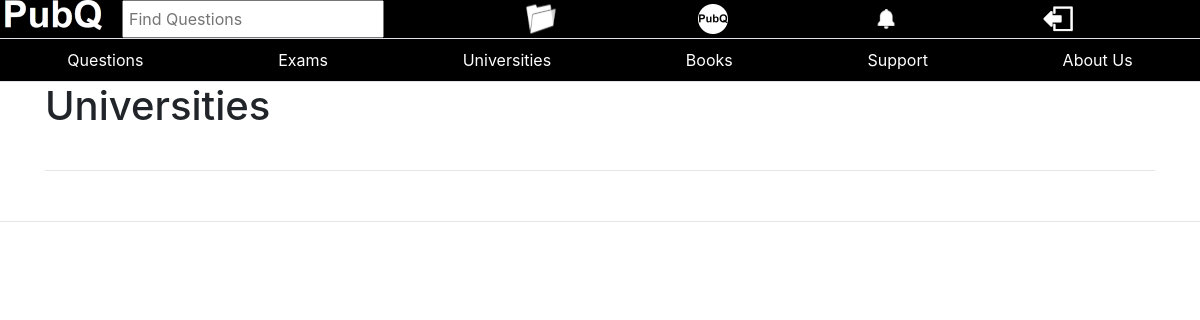
Before: /universities/ (signed in) with the older database file.
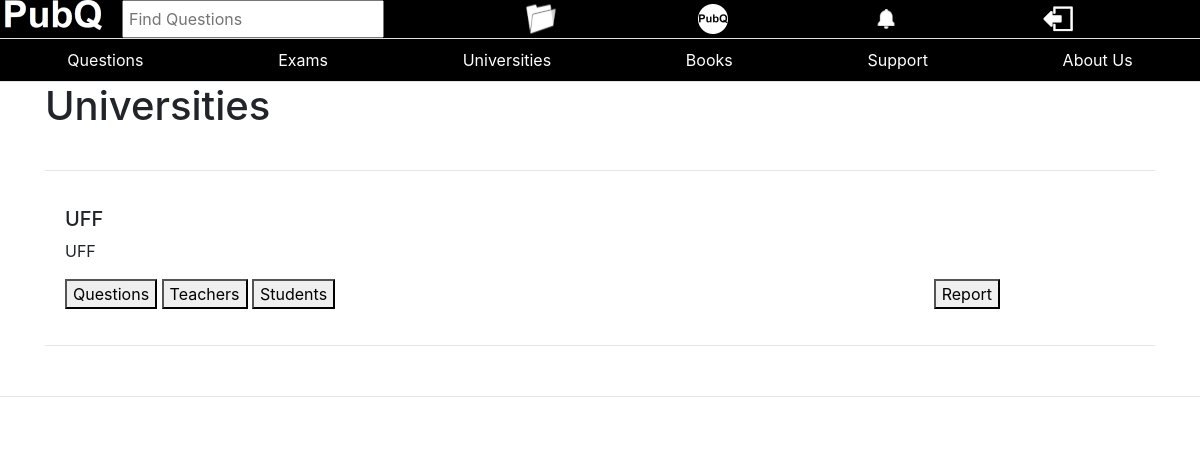
After: the same page with the newer database file.
### base/models.py (models this page shows, shortened)
class University(models.Model):
    profile_pic = models.ImageField(default="profile1.png", null=True, blank=True)
    date_created = models.DateTimeField(auto_now_add=True, null=True)
    name = models.CharField(max_length=200)
    initials = models.CharField(max_length=10)
    addresses = models.ManyToManyField(Address, blank=True)
    reports = models.ManyToManyField(Report, blank=True)
    questions = models.ManyToManyField("Question", blank=True)

### base/views.py (the view)
# urls.py: path("universities/", views.universities, name="universities"),
@login_required(login_url="login")
def universities(request):
    universities = University.objects.all()
    paginator = Paginator(universities, 5)
    page = request.GET.get("page")
    try:
        universities = paginator.page(page)
    except PageNotAnInteger:
        universities = paginator.page(1)
    except EmptyPage:
        universities = paginator.page(paginator.num_pages)
    context = {
        "page": page,
        "universities": universities,
    }
    return render(request, "base/universities.html", context)

### base/templates/base/universities.html (shortened to what this page needs)
{%  extends 'base/main.html' %}
{% block content %}
<div class="container">
    <h1 style="margin-bottom:40px;">Universities</h1>
    <hr>
    {% for university in universities %}
        <div style="padding:20px;">
            <h5>{{university.initials}}</h5>
            <p>{{university.name}}</p>
            <button>Questions</button>
            <button>Teachers</button>
            <button>Students</button>
            <button style="position:absolute; right:200px;">Report</button>
        </div>
        <hr>
    {% endfor %}
</div>
{% endblock %}

### base/templates/base/main.html (shortened to what this page needs)
{% load static %}
<!DOCTYPE html>
<html>
<head>
    <link rel="stylesheet" href="https://stackpath.bootstrapcdn.com/bootstrap/4.5.2/css/bootstrap.min.css">
	<link rel="stylesheet" type="text/css" href="{% static '/css/main.css' %}">
</head>
<body style="margin:0px;">
    <div>
        <div style="background:white;">
            {% include 'base/navbar.html' %}
            {% block content %}
            {% endblock %}
        </div>
    <hr style="margin-top:50px">
    </div>
    <p style="color:white; font-size:12px; margin-left:10px;">Kevin's enterprise</p>
</body>
</html>

### base/templates/base/navbar.html (shortened to what this page needs)
{% load static %}
<div style="background:black; margin:0px; width:100%;">
        <ul class="nav nav-tabs">
            <li class="nav-item" style="margin-top:0px; margin-left:5px;">
                <img src="{% static 'images/logoblacknav10.png' %}">
            </li>
            <li class="nav-item" style="margin-top:0px; margin:auto; margin-left:20px;">
                <input style="padding:5px;" placeholder="Find Questions" />
            </li>
            <li class="nav-item" style="margin-top:0px; margin:auto; margin-left:15px;">
                <a href="{% url 'myquestions' %}">
                    <img src="{% static 'images/myfolder.png' %}">
                </a>
            </li>
            <li class="nav-item" style="margin-top:0px; margin:auto; margin-left:15px;">
                <a href="{% url 'account_settings' %}">
                    <img src="{% static 'images/profilelogo.png' %}">
                </a>
            </li>
            <li class="nav-item" style="margin-top:0px; margin:auto; margin-left:15px;">
                <a href="{% url 'notifications' %}">
                    <img src="{% static 'images/notification.png' %}">
                </a>
            </li>
            <li class="nav-item" style="margin-top:0px; margin:auto; margin-left:15px;">
                <a href="{% url 'logout' %}">
                    <img src="{% static 'images/logout2.png' %}">
                </a>
            </li>
        </ul>
    <nav style="margin:0px;">
        <ul class="nav nav-tabs">
            <li class="nav-item" style="margin-top:0px; margin:auto;">
                <a class="nav-link" style="color:white;" href="{% url 'questions' %}" style="margin-left:100px; padding:15px;">Questions</a>
            </li>
            <li class="nav-item" style="margin-top:0px; margin:auto;">
                <a class="nav-link" style="color:white;" href="{% url 'exams' %}" style="padding:15px; padding-left:30px; padding-right:30px;">Exams</a>
            </li>
            <li class="nav-item" style="margin-top:0px; margin:auto;">
                <a class="nav-link" style="color:white;" href="{% url 'universities' %}" style="padding:15px; padding-left:30px; padding-right:30px;">Universities</a>
            </li>
            <li class="nav-item" style="margin-top:0px; margin:auto;">
                <a class="nav-link" style="color:white;" href="{% url 'books' %}" style="padding:15px; padding-left:30px; padding-right:30px;">Books</a>
            </li>
            <li class="nav-item" style="margin-top:0px; margin:auto;">
                <a class="nav-link" style="color:white;" href="{% url 'support' %}" style="padding:15px; padding-left:30px; padding-right:30px;">Support</a>
            </li>
            <li class="nav-item" style="margin-top:0px; margin:auto;">
                <a class="nav-link" style="color:white;" href="{% url 'aboutus' %}" style="padding:15px; padding-left:30px; padding-right:30px;">About Us</a>
            </li>
        </ul>
    </nav>
</div>

### base/templates/base/question_display.html (shortened to what this page needs)
{% load static %}

Changed rows visible on the page:
added University: initials "UFF", name "UFF"
